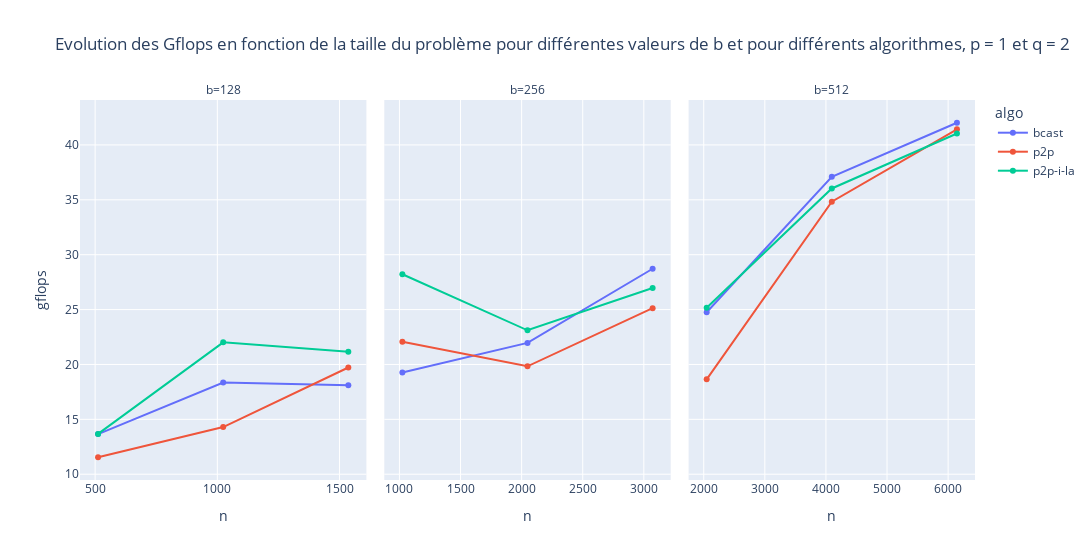

Notebook code for this chart:
### Code cell
plotly.plot(df_p1_q2, kind = 'line', markers = True, x = 'n', y = 'gflops', color ='algo', facet_col = 'b', width = 1400, title = 'Evolution des Gflops en fonction de la taille du problème pour différentes valeurs de b et pour différents algorithmes, p = 1 et q = 2').update_xaxes(matches=None)

### Figure 1 — Plotly figure (JSON) as saved in the notebook; plotly's stock layout.template omitted (floating-point values rounded to 4 significant figures)
{"data": [{"hovertemplate": "algo=bcast<br>b=128<br>n=%{x}<br>gflops=%{y}<extra></extra>", "legendgroup": "bcast", "line": {"color": "#636efa", "dash": "solid"}, "marker": {"symbol": "circle"}, "mode": "lines+markers", "name": "bcast", "orientation": "v", "showlegend": true, "type": "scatter", "x": [512, 1024, 1536], "xaxis": "x", "y": [13.66, 18.35, 18.11], "yaxis": "y"}, {"hovertemplate": "algo=bcast<br>b=256<br>n=%{x}<br>gflops=%{y}<extra></extra>", "legendgroup": "bcast", "line": {"color": "#636efa", "dash": "solid"}, "marker": {"symbol": "circle"}, "mode": "lines+markers", "name": "bcast", "orientation": "v", "showlegend": false, "type": "scatter", "x": [1024, 2048, 3072], "xaxis": "x2", "y": [19.26, 21.96, 28.72], "yaxis": "y2"}, {"hovertemplate": "algo=bcast<br>b=512<br>n=%{x}<br>gflops=%{y}<extra></extra>", "legendgroup": "bcast", "line": {"color": "#636efa", "dash": "solid"}, "marker": {"symbol": "circle"}, "mode": "lines+markers", "name": "bcast", "orientation": "v", "showlegend": false, "type": "scatter", "x": [2048, 4096, 6144], "xaxis": "x3", "y": [24.76, 37.1, 42.02], "yaxis": "y3"}, {"hovertemplate": "algo=p2p<br>b=128<br>n=%{x}<br>gflops=%{y}<extra></extra>", "legendgroup": "p2p", "line": {"color": "#EF553B", "dash": "solid"}, "marker": {"symbol": "circle"}, "mode": "lines+markers", "name": "p2p", "orientation": "v", "showlegend": true, "type": "scatter", "x": [512, 1024, 1536], "xaxis": "x", "y": [11.55, 14.3, 19.72], "yaxis": "y"}, {"hovertemplate": "algo=p2p<br>b=256<br>n=%{x}<br>gflops=%{y}<extra></extra>", "legendgroup": "p2p", "line": {"color": "#EF553B", "dash": "solid"}, "marker": {"symbol": "circle"}, "mode": "lines+markers", "name": "p2p", "orientation": "v", "showlegend": false, "type": "scatter", "x": [1024, 2048, 3072], "xaxis": "x2", "y": [22.07, 19.83, 25.13], "yaxis": "y2"}, {"hovertemplate": "algo=p2p<br>b=512<br>n=%{x}<br>gflops=%{y}<extra></extra>", "legendgroup": "p2p", "line": {"color": "#EF553B", "dash": "solid"}, "marker": {"symbol": "circle"}, "mode": "lines+markers", "name": "p2p", "orientation": "v", "showlegend": false, "type": "scatter", "x": [2048, 4096, 6144], "xaxis": "x3", "y": [18.64, 34.83, 41.42], "yaxis": "y3"}, {"hovertemplate": "algo=p2p-i-la<br>b=128<br>n=%{x}<br>gflops=%{y}<extra></extra>", "legendgroup": "p2p-i-la", "line": {"color": "#00cc96", "dash": "solid"}, "marker": {"symbol": "circle"}, "mode": "lines+markers", "name": "p2p-i-la", "orientation": "v", "showlegend": true, "type": "scatter", "x": [512, 1024, 1536], "xaxis": "x", "y": [13.67, 22.02, 21.15], "yaxis": "y"}, {"hovertemplate": "algo=p2p-i-la<br>b=256<br>n=%{x}<br>gflops=%{y}<extra></extra>", "legendgroup": "p2p-i-la", "line": {"color": "#00cc96", "dash": "solid"}, "marker": {"symbol": "circle"}, "mode": "lines+markers", "name": "p2p-i-la", "orientation": "v", "showlegend": false, "type": "scatter", "x": [1024, 2048, 3072], "xaxis": "x2", "y": [28.22, 23.11, 26.97], "yaxis": "y2"}, {"hovertemplate": "algo=p2p-i-la<br>b=512<br>n=%{x}<br>gflops=%{y}<extra></extra>", "legendgroup": "p2p-i-la", "line": {"color": "#00cc96", "dash": "solid"}, "marker": {"symbol": "circle"}, "mode": "lines+markers", "name": "p2p-i-la", "orientation": "v", "showlegend": false, "type": "scatter", "x": [2048, 4096, 6144], "xaxis": "x3", "y": [25.17, 36.03, 41.04], "yaxis": "y3"}], "layout": {"annotations": [{"font": {}, "showarrow": false, "text": "b=128", "x": 0.16, "xanchor": "center", "xref": "paper", "y": 1, "yanchor": "bottom", "yref": "paper"}, {"font": {}, "showarrow": false, "text": "b=256", "x": 0.5, "xanchor": "center", "xref": "paper", "y": 1, "yanchor": "bottom", "yref": "paper"}, {"font": {}, "showarrow": false, "text": "b=512", "x": 0.84, "xanchor": "center", "xref": "paper", "y": 1, "yanchor": "bottom", "yref": "paper"}], "legend": {"title": {"text": "algo"}, "tracegroupgap": 0}, "title": {"text": "Evolution des Gflops en fonction de la taille du problème pour différentes valeurs de b et pour différents algorithmes, p = 1 et q = 2"}, "width": 1400, "xaxis": {"anchor": "y", "domain": [0, 0.32], "title": {"text": "n"}}, "xaxis2": {"anchor": "y2", "domain": [0.34, 0.66], "title": {"text": "n"}}, "xaxis3": {"anchor": "y3", "domain": [0.68, 1.0], "title": {"text": "n"}}, "yaxis": {"anchor": "x", "domain": [0, 1], "title": {"text": "gflops"}}, "yaxis2": {"anchor": "x2", "domain": [0, 1], "matches": "y", "showticklabels": false}, "yaxis3": {"anchor": "x3", "domain": [0, 1], "matches": "y", "showticklabels": false}}}
